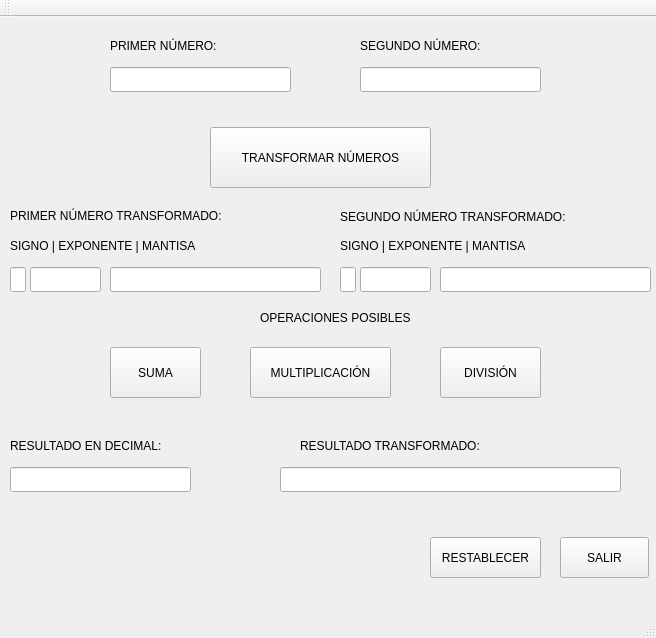
<?xml version="1.0" encoding="UTF-8"?>
<ui version="4.0">
 <class>MainWindow</class>
 <widget class="QMainWindow" name="MainWindow">
  <property name="geometry">
   <rect>
    <x>0</x>
    <y>0</y>
    <width>656</width>
    <height>638</height>
   </rect>
  </property>
  <property name="windowTitle">
   <string>MainWindow</string>
  </property>
  <widget class="QWidget" name="centralWidget">
   <widget class="QPushButton" name="salir">
    <property name="geometry">
     <rect>
      <x>560</x>
      <y>520</y>
      <width>89</width>
      <height>41</height>
     </rect>
    </property>
    <property name="text">
     <string>SALIR</string>
    </property>
   </widget>
   <widget class="QPushButton" name="transformarNumeros">
    <property name="geometry">
     <rect>
      <x>210</x>
      <y>110</y>
      <width>221</width>
      <height>61</height>
     </rect>
    </property>
    <property name="text">
     <string>TRANSFORMAR NÚMEROS</string>
    </property>
   </widget>
   <widget class="QLineEdit" name="lineEdit_4">
    <property name="geometry">
     <rect>
      <x>340</x>
      <y>250</y>
      <width>16</width>
      <height>25</height>
     </rect>
    </property>
   </widget>
   <widget class="QLabel" name="label_9">
    <property name="geometry">
     <rect>
      <x>340</x>
      <y>220</y>
      <width>231</width>
      <height>17</height>
     </rect>
    </property>
    <property name="text">
     <string>SIGNO | EXPONENTE | MANTISA</string>
    </property>
   </widget>
   <widget class="QLabel" name="label_2">
    <property name="geometry">
     <rect>
      <x>360</x>
      <y>20</y>
      <width>211</width>
      <height>17</height>
     </rect>
    </property>
    <property name="text">
     <string>SEGUNDO NÚMERO:</string>
    </property>
   </widget>
   <widget class="QLabel" name="label_5">
    <property name="geometry">
     <rect>
      <x>260</x>
      <y>280</y>
      <width>211</width>
      <height>41</height>
     </rect>
    </property>
    <property name="text">
     <string>OPERACIONES POSIBLES</string>
    </property>
   </widget>
   <widget class="QLabel" name="label_6">
    <property name="geometry">
     <rect>
      <x>10</x>
      <y>420</y>
      <width>191</width>
      <height>17</height>
     </rect>
    </property>
    <property name="text">
     <string>RESULTADO EN DECIMAL:</string>
    </property>
   </widget>
   <widget class="QPushButton" name="restablecer">
    <property name="geometry">
     <rect>
      <x>430</x>
      <y>520</y>
      <width>111</width>
      <height>41</height>
     </rect>
    </property>
    <property name="text">
     <string>RESTABLECER</string>
    </property>
   </widget>
   <widget class="QLineEdit" name="lineEdit_2">
    <property name="geometry">
     <rect>
      <x>360</x>
      <y>50</y>
      <width>181</width>
      <height>25</height>
     </rect>
    </property>
   </widget>
   <widget class="QLabel" name="label">
    <property name="geometry">
     <rect>
      <x>110</x>
      <y>20</y>
      <width>191</width>
      <height>17</height>
     </rect>
    </property>
    <property name="text">
     <string>PRIMER NÚMERO:</string>
    </property>
   </widget>
   <widget class="QPushButton" name="botonDivision">
    <property name="geometry">
     <rect>
      <x>440</x>
      <y>330</y>
      <width>101</width>
      <height>51</height>
     </rect>
    </property>
    <property name="text">
     <string>DIVISIÓN</string>
    </property>
   </widget>
   <widget class="QLineEdit" name="lineEdit_9">
    <property name="geometry">
     <rect>
      <x>360</x>
      <y>250</y>
      <width>71</width>
      <height>25</height>
     </rect>
    </property>
   </widget>
   <widget class="QPushButton" name="botonProducto">
    <property name="geometry">
     <rect>
      <x>250</x>
      <y>330</y>
      <width>141</width>
      <height>51</height>
     </rect>
    </property>
    <property name="text">
     <string>MULTIPLICACIÓN</string>
    </property>
   </widget>
   <widget class="QLineEdit" name="lineEdit_3">
    <property name="geometry">
     <rect>
      <x>10</x>
      <y>250</y>
      <width>16</width>
      <height>25</height>
     </rect>
    </property>
   </widget>
   <widget class="QLabel" name="label_3">
    <property name="geometry">
     <rect>
      <x>10</x>
      <y>190</y>
      <width>281</width>
      <height>17</height>
     </rect>
    </property>
    <property name="text">
     <string>PRIMER NÚMERO TRANSFORMADO:</string>
    </property>
   </widget>
   <widget class="QLineEdit" name="lineEdit">
    <property name="geometry">
     <rect>
      <x>110</x>
      <y>50</y>
      <width>181</width>
      <height>25</height>
     </rect>
    </property>
   </widget>
   <widget class="QLineEdit" name="lineEdit_5">
    <property name="geometry">
     <rect>
      <x>30</x>
      <y>250</y>
      <width>71</width>
      <height>25</height>
     </rect>
    </property>
   </widget>
   <widget class="QLineEdit" name="lineEdit_8">
    <property name="geometry">
     <rect>
      <x>110</x>
      <y>250</y>
      <width>211</width>
      <height>25</height>
     </rect>
    </property>
   </widget>
   <widget class="QPushButton" name="botonSuma">
    <property name="geometry">
     <rect>
      <x>110</x>
      <y>330</y>
      <width>91</width>
      <height>51</height>
     </rect>
    </property>
    <property name="text">
     <string>SUMA</string>
    </property>
   </widget>
   <widget class="QLineEdit" name="lineEdit_10">
    <property name="geometry">
     <rect>
      <x>440</x>
      <y>250</y>
      <width>211</width>
      <height>25</height>
     </rect>
    </property>
   </widget>
   <widget class="QLineEdit" name="lineEdit_7">
    <property name="geometry">
     <rect>
      <x>10</x>
      <y>450</y>
      <width>181</width>
      <height>25</height>
     </rect>
    </property>
   </widget>
   <widget class="QLabel" name="label_7">
    <property name="geometry">
     <rect>
      <x>300</x>
      <y>420</y>
      <width>221</width>
      <height>17</height>
     </rect>
    </property>
    <property name="text">
     <string>RESULTADO TRANSFORMADO:</string>
    </property>
   </widget>
   <widget class="QLabel" name="label_4">
    <property name="geometry">
     <rect>
      <x>340</x>
      <y>190</y>
      <width>371</width>
      <height>20</height>
     </rect>
    </property>
    <property name="text">
     <string>SEGUNDO NÚMERO TRANSFORMADO:</string>
    </property>
   </widget>
   <widget class="QLabel" name="label_8">
    <property name="geometry">
     <rect>
      <x>10</x>
      <y>220</y>
      <width>261</width>
      <height>17</height>
     </rect>
    </property>
    <property name="text">
     <string>SIGNO | EXPONENTE | MANTISA</string>
    </property>
   </widget>
   <widget class="QLineEdit" name="lineEdit_6">
    <property name="geometry">
     <rect>
      <x>280</x>
      <y>450</y>
      <width>341</width>
      <height>25</height>
     </rect>
    </property>
   </widget>
  </widget>
  <widget class="QMenuBar" name="menuBar">
   <property name="geometry">
    <rect>
     <x>0</x>
     <y>0</y>
     <width>656</width>
     <height>22</height>
    </rect>
   </property>
  </widget>
  <widget class="QToolBar" name="mainToolBar">
   <attribute name="toolBarArea">
    <enum>TopToolBarArea</enum>
   </attribute>
   <attribute name="toolBarBreak">
    <bool>false</bool>
   </attribute>
  </widget>
  <widget class="QStatusBar" name="statusBar"/>
 </widget>
 <layoutdefault spacing="6" margin="11"/>
 <resources/>
 <connections/>
</ui>
